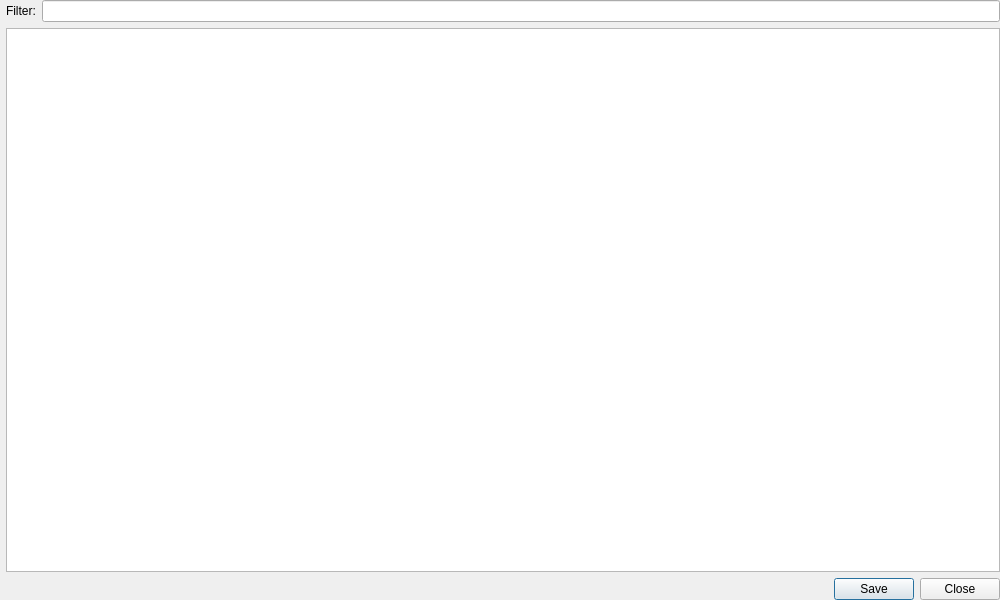
<?xml version="1.0" encoding="UTF-8"?>
<ui version="4.0">
 <class>LinksWidget</class>
 <widget class="QWidget" name="LinksWidget">
  <property name="geometry">
   <rect>
    <x>0</x>
    <y>0</y>
    <width>1000</width>
    <height>600</height>
   </rect>
  </property>
  <property name="windowTitle">
   <string>Links</string>
  </property>
  <layout class="QVBoxLayout" name="verticalLayout">
   <property name="leftMargin">
    <number>6</number>
   </property>
   <property name="topMargin">
    <number>0</number>
   </property>
   <property name="rightMargin">
    <number>0</number>
   </property>
   <property name="bottomMargin">
    <number>0</number>
   </property>
   <item>
    <layout class="QHBoxLayout" name="horizontalLayout" stretch="0,0">
     <item>
      <widget class="QLabel" name="label">
       <property name="toolTip">
        <string>List only the file names which contain the text you enter.</string>
       </property>
       <property name="text">
        <string>Filter:</string>
       </property>
      </widget>
     </item>
     <item>
      <widget class="QLineEdit" name="leFilter"/>
     </item>
    </layout>
   </item>
   <item>
    <widget class="QTreeView" name="fileTree">
     <property name="sizePolicy">
      <sizepolicy hsizetype="Preferred" vsizetype="Expanding">
       <horstretch>0</horstretch>
       <verstretch>0</verstretch>
      </sizepolicy>
     </property>
     <property name="showDropIndicator" stdset="0">
      <bool>false</bool>
     </property>
     <property name="alternatingRowColors">
      <bool>true</bool>
     </property>
     <property name="selectionMode">
      <enum>QAbstractItemView::ExtendedSelection</enum>
     </property>
     <property name="uniformRowHeights">
      <bool>false</bool>
     </property>
     <property name="sortingEnabled">
      <bool>true</bool>
     </property>
    </widget>
   </item>
   <item>
    <widget class="QDialogButtonBox" name="buttonBox">
     <property name="standardButtons">
      <set>QDialogButtonBox::Close|QDialogButtonBox::Save</set>
     </property>
    </widget>
   </item>
  </layout>
 </widget>
 <resources/>
 <connections/>
</ui>
